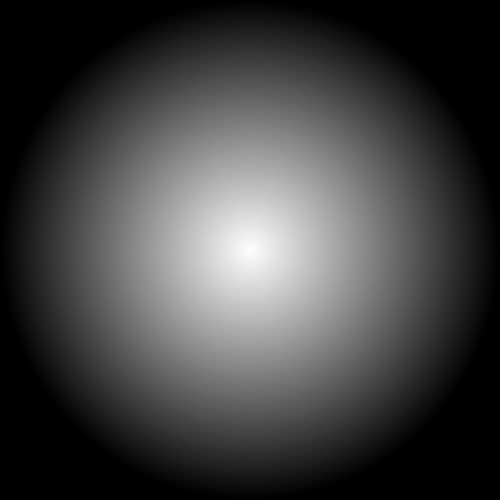
Frame 1 (no input)
Frame 60 (the mouse pressed at the canvas centre just before this capture): identical to frame 1, image omitted
Frame 120 (the mouse held since frame 60 and released just before this capture): identical to frame 1, image omitted

The Processing sketch that drew this single still picture (run headless with seeded random() and noise(); from frame 60 on, the mouse is pressed at the canvas centre):

// Processing sketch: Staring_Into_the_Abyss
// ── Staring_Into_the_Abyss.pde
int x;
int step;
int y;

void setup () {
 size(500,500);
x = width;
y = height;
background(0);

}
void draw () {
  while (x > 0) {
    fill(255-x*.51);
    noStroke();
    ellipse(width/2,height/2,x,y);
    x-=1;
    y-=1;
  }
}
